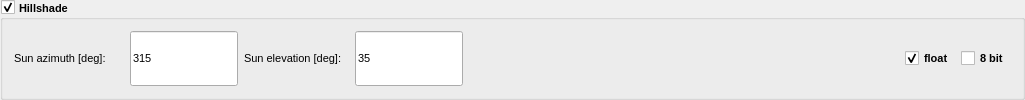
                  <widget class="QGroupBox" name="group_hillshade">
                   <property name="sizePolicy">
                    <sizepolicy hsizetype="Preferred" vsizetype="Preferred">
                     <horstretch>0</horstretch>
                     <verstretch>0</verstretch>
                    </sizepolicy>
                   </property>
                   <property name="minimumSize">
                    <size>
                     <width>1025</width>
                     <height>65</height>
                    </size>
                   </property>
                   <property name="maximumSize">
                    <size>
                     <width>16777215</width>
                     <height>16777215</height>
                    </size>
                   </property>
                   <property name="font">
                    <font>
                     <pointsize>8</pointsize>
                     <weight>75</weight>
                     <bold>true</bold>
                    </font>
                   </property>
                   <property name="acceptDrops">
                    <bool>false</bool>
                   </property>
                   <property name="accessibleDescription">
                    <string>hillshading</string>
                   </property>
                   <property name="autoFillBackground">
                    <bool>false</bool>
                   </property>
                   <property name="title">
                    <string>Hillshade</string>
                   </property>
                   <property name="alignment">
                    <set>Qt::AlignLeading|Qt::AlignLeft|Qt::AlignVCenter</set>
                   </property>
                   <property name="flat">
                    <bool>false</bool>
                   </property>
                   <property name="checkable">
                    <bool>true</bool>
                   </property>
                   <property name="checked">
                    <bool>true</bool>
                   </property>
                   <layout class="QHBoxLayout" name="horizontalLayout_8" stretch="0,0,0">
                    <item>
                     <layout class="QHBoxLayout" name="horizontalLayout_48">
                      <item>
                       <widget class="QLabel" name="label_49">
                        <property name="sizePolicy">
                         <sizepolicy hsizetype="Preferred" vsizetype="Preferred">
                          <horstretch>0</horstretch>
                          <verstretch>0</verstretch>
                         </sizepolicy>
                        </property>
                        <property name="minimumSize">
                         <size>
                          <width>110</width>
                          <height>20</height>
                         </size>
                        </property>
                        <property name="maximumSize">
                         <size>
                          <width>16777215</width>
                          <height>16777215</height>
                         </size>
                        </property>
                        <property name="font">
                         <font>
                          <pointsize>8</pointsize>
                          <weight>50</weight>
                          <bold>false</bold>
                         </font>
                        </property>
                        <property name="text">
                         <string>Sun azimuth [deg]:</string>
                        </property>
                       </widget>
                      </item>
                      <item>
                       <widget class="QLineEdit" name="line_hs_sun_azi">
                        <property name="sizePolicy">
                         <sizepolicy hsizetype="Preferred" vsizetype="Preferred">
                          <horstretch>0</horstretch>
                          <verstretch>0</verstretch>
                         </sizepolicy>
                        </property>
                        <property name="minimumSize">
                         <size>
                          <width>50</width>
                          <height>20</height>
                         </size>
                        </property>
                        <property name="maximumSize">
                         <size>
                          <width>16777215</width>
                          <height>16777215</height>
                         </size>
                        </property>
                        <property name="font">
                         <font>
                          <pointsize>8</pointsize>
                          <weight>50</weight>
                          <bold>false</bold>
                         </font>
                        </property>
                        <property name="accessibleDescription">
                         <string>sun_azimuth</string>
                        </property>
                        <property name="inputMask">
                         <string>009</string>
                        </property>
                        <property name="text">
                         <string>315</string>
                        </property>
                        <property name="maxLength">
                         <number>3</number>
                        </property>
                        <property name="frame">
                         <bool>true</bool>
                        </property>
                        <property name="placeholderText">
                         <string>315</string>
                        </property>
                        <property name="clearButtonEnabled">
                         <bool>false</bool>
                        </property>
                       </widget>
                      </item>
                      <item>
                       <widget class="QLabel" name="label_48">
                        <property name="sizePolicy">
                         <sizepolicy hsizetype="Preferred" vsizetype="Preferred">
                          <horstretch>0</horstretch>
                          <verstretch>0</verstretch>
                         </sizepolicy>
                        </property>
                        <property name="minimumSize">
                         <size>
                          <width>105</width>
                          <height>20</height>
                         </size>
                        </property>
                        <property name="maximumSize">
                         <size>
                          <width>16777215</width>
                          <height>16777215</height>
                         </size>
                        </property>
                        <property name="font">
                         <font>
                          <pointsize>8</pointsize>
                          <weight>50</weight>
                          <bold>false</bold>
                         </font>
                        </property>
                        <property name="text">
                         <string>Sun elevation [deg]:</string>
                        </property>
                       </widget>
                      </item>
                      <item>
                       <widget class="QLineEdit" name="line_hs_sun_el">
                        <property name="sizePolicy">
                         <sizepolicy hsizetype="Preferred" vsizetype="Preferred">
                          <horstretch>0</horstretch>
                          <verstretch>0</verstretch>
                         </sizepolicy>
                        </property>
                        <property name="minimumSize">
                         <size>
                          <width>50</width>
                          <height>20</height>
                         </size>
                        </property>
                        <property name="maximumSize">
                         <size>
                          <width>16777215</width>
                          <height>16777215</height>
                         </size>
                        </property>
                        <property name="font">
                         <font>
                          <pointsize>8</pointsize>
                          <weight>50</weight>
                          <bold>false</bold>
                         </font>
                        </property>
                        <property name="accessibleDescription">
                         <string>sun_elevation</string>
                        </property>
                        <property name="inputMask">
                         <string>009</string>
                        </property>
                        <property name="text">
                         <string>35</string>
                        </property>
                        <property name="maxLength">
                         <number>3</number>
                        </property>
                        <property name="frame">
                         <bool>true</bool>
                        </property>
                        <property name="placeholderText">
                         <string>315</string>
                        </property>
                        <property name="clearButtonEnabled">
                         <bool>false</bool>
                        </property>
                       </widget>
                      </item>
                     </layout>
                    </item>
                    <item>
                     <spacer name="horizontalSpacer_5">
                      <property name="orientation">
                       <enum>Qt::Horizontal</enum>
                      </property>
                      <property name="sizeType">
                       <enum>QSizePolicy::Expanding</enum>
                      </property>
                      <property name="sizeHint" stdset="0">
                       <size>
                        <width>0</width>
                        <height>20</height>
                       </size>
                      </property>
                     </spacer>
                    </item>
                    <item>
                     <layout class="QHBoxLayout" name="horizontalLayout_3">
                      <item>
                       <widget class="QCheckBox" name="check_hs_float">
                        <property name="sizePolicy">
                         <sizepolicy hsizetype="Preferred" vsizetype="Preferred">
                          <horstretch>0</horstretch>
                          <verstretch>0</verstretch>
                         </sizepolicy>
                        </property>
                        <property name="minimumSize">
                         <size>
                          <width>50</width>
                          <height>20</height>
                         </size>
                        </property>
                        <property name="maximumSize">
                         <size>
                          <width>16777215</width>
                          <height>16777215</height>
                         </size>
                        </property>
                        <property name="font">
                         <font>
                          <pointsize>8</pointsize>
                         </font>
                        </property>
                        <property name="text">
                         <string>float</string>
                        </property>
                        <property name="checked">
                         <bool>true</bool>
                        </property>
                       </widget>
                      </item>
                      <item>
                       <widget class="QCheckBox" name="check_hs_8bit">
                        <property name="sizePolicy">
                         <sizepolicy hsizetype="Preferred" vsizetype="Preferred">
                          <horstretch>0</horstretch>
                          <verstretch>0</verstretch>
                         </sizepolicy>
                        </property>
                        <property name="minimumSize">
                         <size>
                          <width>50</width>
                          <height>20</height>
                         </size>
                        </property>
                        <property name="maximumSize">
                         <size>
                          <width>16777215</width>
                          <height>16777215</height>
                         </size>
                        </property>
                        <property name="font">
                         <font>
                          <pointsize>8</pointsize>
                         </font>
                        </property>
                        <property name="text">
                         <string>8 bit</string>
                        </property>
                       </widget>
                      </item>
                     </layout>
                    </item>
                   </layout>
                  </widget>
